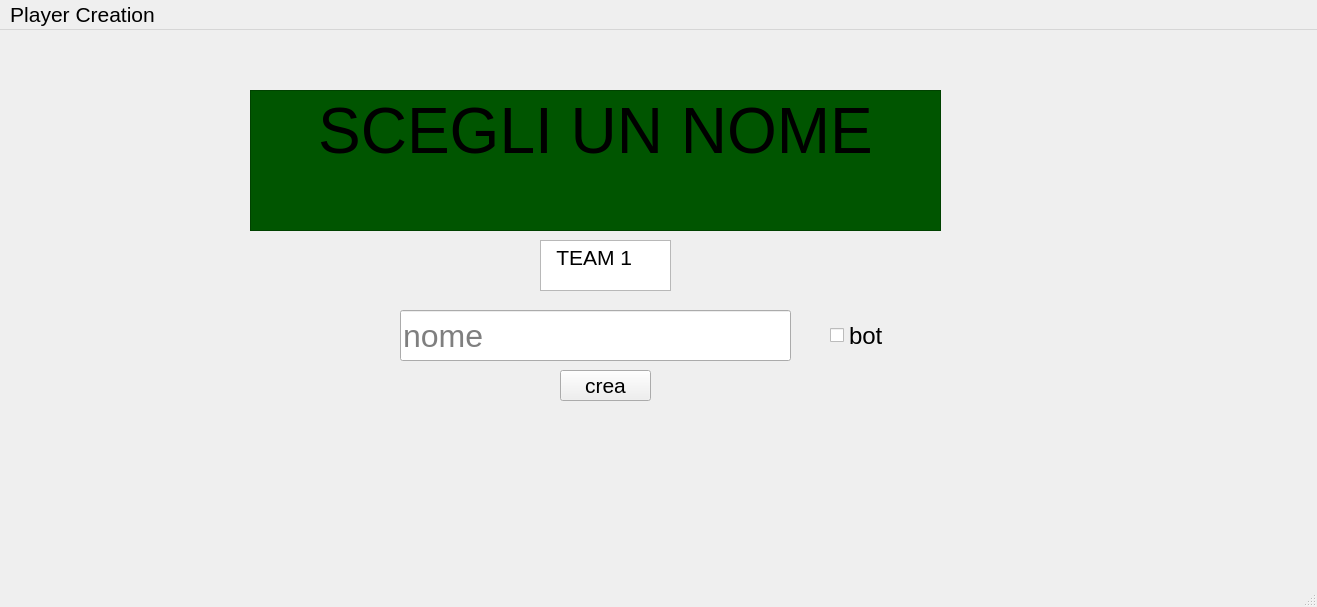
<?xml version="1.0" encoding="UTF-8"?>
<ui version="4.0">
 <class>PlayerCreation</class>
 <widget class="QMainWindow" name="PlayerCreation">
  <property name="geometry">
   <rect>
    <x>0</x>
    <y>0</y>
    <width>1317</width>
    <height>607</height>
   </rect>
  </property>
  <property name="font">
   <font>
    <pointsize>16</pointsize>
   </font>
  </property>
  <property name="windowTitle">
   <string>MainWindow</string>
  </property>
  <property name="styleSheet">
   <string notr="true"/>
  </property>
  <widget class="QWidget" name="centralwidget">
   <property name="styleSheet">
    <string notr="true"/>
   </property>
   <widget class="QLineEdit" name="nome">
    <property name="geometry">
     <rect>
      <x>400</x>
      <y>280</y>
      <width>391</width>
      <height>51</height>
     </rect>
    </property>
    <property name="font">
     <font>
      <pointsize>24</pointsize>
     </font>
    </property>
    <property name="placeholderText">
     <string>nome</string>
    </property>
   </widget>
   <widget class="QTextBrowser" name="tit">
    <property name="geometry">
     <rect>
      <x>250</x>
      <y>60</y>
      <width>691</width>
      <height>141</height>
     </rect>
    </property>
    <property name="font">
     <font>
      <pointsize>36</pointsize>
     </font>
    </property>
    <property name="styleSheet">
     <string notr="true">background-color: rgb(0, 85, 0);
color: rgb(0, 0, 0);</string>
    </property>
    <property name="html">
     <string>&lt;!DOCTYPE HTML PUBLIC &quot;-//W3C//DTD HTML 4.0//EN&quot; &quot;http://www.w3.org/TR/REC-html40/strict.dtd&quot;&gt;
&lt;html&gt;&lt;head&gt;&lt;meta name=&quot;qrichtext&quot; content=&quot;1&quot; /&gt;&lt;meta charset=&quot;utf-8&quot; /&gt;&lt;style type=&quot;text/css&quot;&gt;
p, li { white-space: pre-wrap; }
hr { height: 1px; border-width: 0; }
li.unchecked::marker { content: &quot;\2610&quot;; }
li.checked::marker { content: &quot;\2612&quot;; }
&lt;/style&gt;&lt;/head&gt;&lt;body style=&quot; font-family:'Segoe UI'; font-size:36pt; font-weight:400; font-style:normal;&quot;&gt;
&lt;p align=&quot;center&quot; style=&quot; margin-top:0px; margin-bottom:0px; margin-left:0px; margin-right:0px; -qt-block-indent:0; text-indent:0px;&quot;&gt;&lt;span style=&quot; font-size:48pt;&quot;&gt;SCEGLI UN NOME&lt;/span&gt;&lt;/p&gt;&lt;/body&gt;&lt;/html&gt;</string>
    </property>
   </widget>
   <widget class="QCheckBox" name="isbot">
    <property name="geometry">
     <rect>
      <x>830</x>
      <y>280</y>
      <width>101</width>
      <height>51</height>
     </rect>
    </property>
    <property name="font">
     <font>
      <pointsize>18</pointsize>
     </font>
    </property>
    <property name="text">
     <string>bot</string>
    </property>
    <property name="iconSize">
     <size>
      <width>16</width>
      <height>16</height>
     </size>
    </property>
   </widget>
   <widget class="QPushButton" name="crea">
    <property name="geometry">
     <rect>
      <x>560</x>
      <y>340</y>
      <width>91</width>
      <height>31</height>
     </rect>
    </property>
    <property name="text">
     <string>crea</string>
    </property>
   </widget>
   <widget class="QTextBrowser" name="team">
    <property name="geometry">
     <rect>
      <x>540</x>
      <y>210</y>
      <width>131</width>
      <height>51</height>
     </rect>
    </property>
    <property name="html">
     <string>&lt;!DOCTYPE HTML PUBLIC &quot;-//W3C//DTD HTML 4.0//EN&quot; &quot;http://www.w3.org/TR/REC-html40/strict.dtd&quot;&gt;
&lt;html&gt;&lt;head&gt;&lt;meta name=&quot;qrichtext&quot; content=&quot;1&quot; /&gt;&lt;meta charset=&quot;utf-8&quot; /&gt;&lt;style type=&quot;text/css&quot;&gt;
p, li { white-space: pre-wrap; }
hr { height: 1px; border-width: 0; }
li.unchecked::marker { content: &quot;\2610&quot;; }
li.checked::marker { content: &quot;\2612&quot;; }
&lt;/style&gt;&lt;/head&gt;&lt;body style=&quot; font-family:'Segoe UI'; font-size:9pt; font-weight:400; font-style:normal;&quot;&gt;
&lt;p style=&quot; margin-top:0px; margin-bottom:0px; margin-left:0px; margin-right:0px; -qt-block-indent:0; text-indent:0px;&quot;&gt;&lt;span style=&quot; font-size:16pt;&quot;&gt;  TEAM 1&lt;/span&gt;&lt;/p&gt;&lt;/body&gt;&lt;/html&gt;</string>
    </property>
   </widget>
  </widget>
  <widget class="QMenuBar" name="menubar">
   <property name="geometry">
    <rect>
     <x>0</x>
     <y>0</y>
     <width>1317</width>
     <height>26</height>
    </rect>
   </property>
   <widget class="QMenu" name="menuPlayer_Creation">
    <property name="title">
     <string>Player Creation</string>
    </property>
   </widget>
   <addaction name="menuPlayer_Creation"/>
  </widget>
  <widget class="QStatusBar" name="statusbar"/>
 </widget>
 <resources/>
 <connections/>
</ui>
